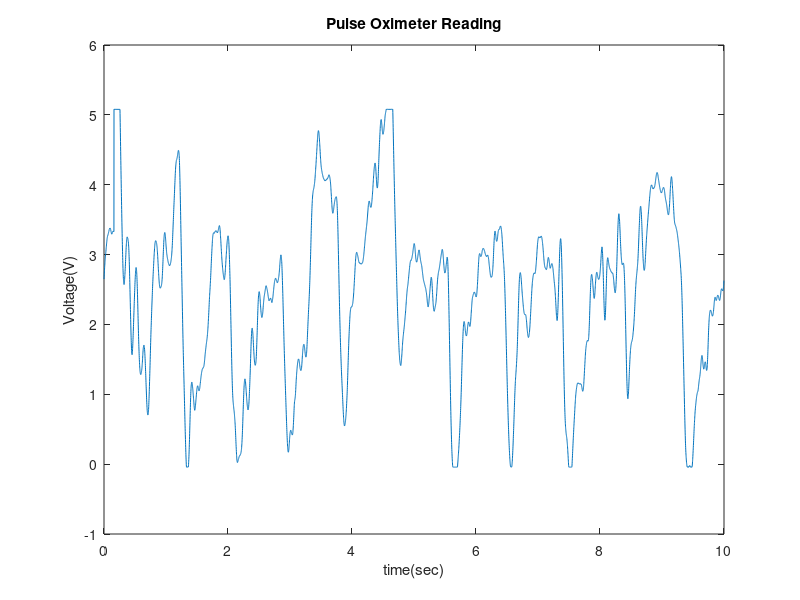

The MATLAB source for this figure:
clear;
clf;

data1 = load("Lab08-1.csv");
data2 = load("Lab08-2.csv");

time2 = data2(:,1);
time2 = time2 - time2(1);
V1 = data2(:,2);
V2 = data2(:,3);
plot(time2, V1);
plot(time2,V2);
title("Pulse Oximeter Reading");
xlabel("time(sec)");
ylabel("Voltage(V)");